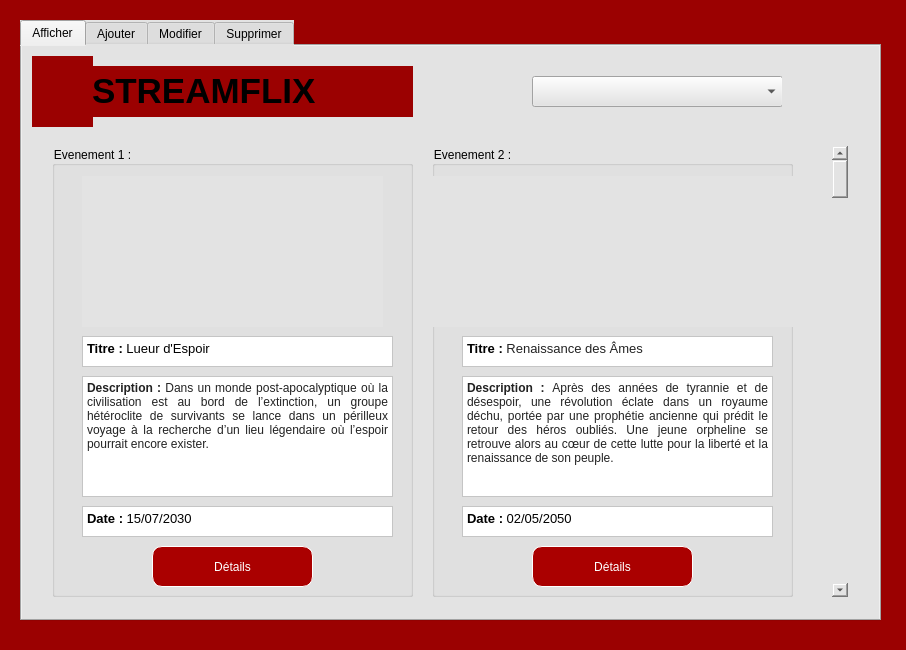
<?xml version="1.0" encoding="UTF-8"?>
<ui version="4.0">
 <class>Evenement</class>
 <widget class="QDialog" name="Evenement">
  <property name="geometry">
   <rect>
    <x>0</x>
    <y>0</y>
    <width>906</width>
    <height>650</height>
   </rect>
  </property>
  <property name="windowTitle">
   <string>Evenement</string>
  </property>
  <property name="styleSheet">
   <string notr="true">background-color: rgb(155, 1, 1);</string>
  </property>
  <widget class="QTabWidget" name="tabWidget">
   <property name="geometry">
    <rect>
     <x>20</x>
     <y>20</y>
     <width>861</width>
     <height>601</height>
    </rect>
   </property>
   <property name="styleSheet">
    <string notr="true">background-color: rgb(227, 227, 227);
font: 9pt &quot;Sitka&quot;;</string>
   </property>
   <property name="currentIndex">
    <number>0</number>
   </property>
   <widget class="QWidget" name="tab_5">
    <attribute name="title">
     <string>Afficher</string>
    </attribute>
    <widget class="QLabel" name="label_15">
     <property name="geometry">
      <rect>
       <x>-20</x>
       <y>-30</y>
       <width>901</width>
       <height>631</height>
      </rect>
     </property>
     <property name="styleSheet">
      <string notr="true">image: url(:/new/prefix1/BackRouge.png);</string>
     </property>
     <property name="text">
      <string/>
     </property>
    </widget>
    <widget class="QGroupBox" name="groupBox_6">
     <property name="geometry">
      <rect>
       <x>30</x>
       <y>100</y>
       <width>361</width>
       <height>451</height>
      </rect>
     </property>
     <property name="title">
      <string>Evenement 1 :</string>
     </property>
     <widget class="QTextEdit" name="textEdit_8">
      <property name="geometry">
       <rect>
        <x>30</x>
        <y>190</y>
        <width>311</width>
        <height>31</height>
       </rect>
      </property>
      <property name="styleSheet">
       <string notr="true">background-color: rgb(255, 255, 255);</string>
      </property>
      <property name="html">
       <string>&lt;!DOCTYPE HTML PUBLIC &quot;-//W3C//DTD HTML 4.0//EN&quot; &quot;http://www.w3.org/TR/REC-html40/strict.dtd&quot;&gt;
&lt;html&gt;&lt;head&gt;&lt;meta name=&quot;qrichtext&quot; content=&quot;1&quot; /&gt;&lt;style type=&quot;text/css&quot;&gt;
p, li { white-space: pre-wrap; }
&lt;/style&gt;&lt;/head&gt;&lt;body style=&quot; font-family:'Sitka'; font-size:9pt; font-weight:400; font-style:normal;&quot;&gt;
&lt;p align=&quot;justify&quot; style=&quot; margin-top:0px; margin-bottom:0px; margin-left:0px; margin-right:0px; -qt-block-indent:0; text-indent:0px;&quot;&gt;&lt;span style=&quot; font-family:'Imprint MT Shadow'; font-size:10pt; font-weight:600;&quot;&gt;Titre : &lt;/span&gt;&lt;span style=&quot; font-family:'Imprint MT Shadow'; font-size:10pt;&quot;&gt;Lueur d'Espoir &lt;/span&gt;&lt;/p&gt;&lt;/body&gt;&lt;/html&gt;</string>
      </property>
     </widget>
     <widget class="QPushButton" name="pushButton_16">
      <property name="geometry">
       <rect>
        <x>100</x>
        <y>400</y>
        <width>161</width>
        <height>41</height>
       </rect>
      </property>
      <property name="styleSheet">
       <string notr="true">background-color: rgb(170, 0, 0);
border :1px solid rgb(255, 255, 255);
border-radius :10px;
color: #FFF;
padding-left: 20px;
padding-right:20px;
</string>
      </property>
      <property name="text">
       <string>Détails</string>
      </property>
     </widget>
     <widget class="QTextEdit" name="textEdit_9">
      <property name="geometry">
       <rect>
        <x>30</x>
        <y>360</y>
        <width>311</width>
        <height>31</height>
       </rect>
      </property>
      <property name="styleSheet">
       <string notr="true">background-color: rgb(255, 255, 255);</string>
      </property>
      <property name="html">
       <string>&lt;!DOCTYPE HTML PUBLIC &quot;-//W3C//DTD HTML 4.0//EN&quot; &quot;http://www.w3.org/TR/REC-html40/strict.dtd&quot;&gt;
&lt;html&gt;&lt;head&gt;&lt;meta name=&quot;qrichtext&quot; content=&quot;1&quot; /&gt;&lt;style type=&quot;text/css&quot;&gt;
p, li { white-space: pre-wrap; }
&lt;/style&gt;&lt;/head&gt;&lt;body style=&quot; font-family:'Sitka'; font-size:9pt; font-weight:400; font-style:normal;&quot;&gt;
&lt;p style=&quot; margin-top:0px; margin-bottom:0px; margin-left:0px; margin-right:0px; -qt-block-indent:0; text-indent:0px;&quot;&gt;&lt;span style=&quot; font-family:'Imprint MT Shadow'; font-size:10pt; font-weight:600;&quot;&gt;Date : &lt;/span&gt;&lt;span style=&quot; font-family:'Imprint MT Shadow'; font-size:10pt;&quot;&gt;15/07/2030&lt;/span&gt;&lt;/p&gt;&lt;/body&gt;&lt;/html&gt;</string>
      </property>
     </widget>
     <widget class="QTextEdit" name="textEdit_4">
      <property name="geometry">
       <rect>
        <x>30</x>
        <y>230</y>
        <width>311</width>
        <height>121</height>
       </rect>
      </property>
      <property name="styleSheet">
       <string notr="true">background-color: rgb(255, 255, 255);
font: 10pt &quot;Sitka Small&quot;;</string>
      </property>
      <property name="html">
       <string>&lt;!DOCTYPE HTML PUBLIC &quot;-//W3C//DTD HTML 4.0//EN&quot; &quot;http://www.w3.org/TR/REC-html40/strict.dtd&quot;&gt;
&lt;html&gt;&lt;head&gt;&lt;meta name=&quot;qrichtext&quot; content=&quot;1&quot; /&gt;&lt;style type=&quot;text/css&quot;&gt;
p, li { white-space: pre-wrap; }
&lt;/style&gt;&lt;/head&gt;&lt;body style=&quot; font-family:'Sitka Small'; font-size:10pt; font-weight:400; font-style:normal;&quot;&gt;
&lt;p align=&quot;justify&quot; style=&quot; margin-top:0px; margin-bottom:0px; margin-left:0px; margin-right:0px; -qt-block-indent:0; text-indent:0px;&quot;&gt;&lt;span style=&quot; font-family:'Arial','Helvetica','sans-serif'; font-size:9pt; font-weight:600; color:#222222; background-color:#ffffff;&quot;&gt;Description : &lt;/span&gt;&lt;span style=&quot; font-family:'Arial','Helvetica','sans-serif'; font-size:9pt; color:#222222; background-color:#ffffff;&quot;&gt;Dans un monde post-apocalyptique où la civilisation est au bord de l’extinction, un groupe hétéroclite de survivants se lance dans un périlleux voyage à la recherche d’un lieu légendaire où l’espoir pourrait encore exister.&lt;/span&gt;&lt;/p&gt;&lt;/body&gt;&lt;/html&gt;</string>
      </property>
     </widget>
     <widget class="QLabel" name="label">
      <property name="geometry">
       <rect>
        <x>30</x>
        <y>30</y>
        <width>301</width>
        <height>151</height>
       </rect>
      </property>
      <property name="styleSheet">
       <string notr="true">image: url(:/new/prefix1/E1.png);</string>
      </property>
      <property name="text">
       <string/>
      </property>
     </widget>
    </widget>
    <widget class="QScrollBar" name="verticalScrollBar_3">
     <property name="geometry">
      <rect>
       <x>890</x>
       <y>90</y>
       <width>20</width>
       <height>441</height>
      </rect>
     </property>
     <property name="orientation">
      <enum>Qt::Vertical</enum>
     </property>
    </widget>
    <widget class="QScrollBar" name="verticalScrollBar_4">
     <property name="geometry">
      <rect>
       <x>810</x>
       <y>100</y>
       <width>16</width>
       <height>451</height>
      </rect>
     </property>
     <property name="orientation">
      <enum>Qt::Vertical</enum>
     </property>
    </widget>
    <widget class="QGroupBox" name="groupBox_7">
     <property name="geometry">
      <rect>
       <x>410</x>
       <y>100</y>
       <width>361</width>
       <height>451</height>
      </rect>
     </property>
     <property name="title">
      <string>Evenement 2 :</string>
     </property>
     <widget class="QPushButton" name="pushButton_19">
      <property name="geometry">
       <rect>
        <x>100</x>
        <y>400</y>
        <width>161</width>
        <height>41</height>
       </rect>
      </property>
      <property name="styleSheet">
       <string notr="true">background-color: rgb(170, 0, 0);
border :1px solid rgb(255, 255, 255);
border-radius :10px;
color: #FFF;
padding-left: 20px;
padding-right:20px;
</string>
      </property>
      <property name="text">
       <string>Détails</string>
      </property>
     </widget>
     <widget class="QTextEdit" name="textEdit_12">
      <property name="geometry">
       <rect>
        <x>30</x>
        <y>360</y>
        <width>311</width>
        <height>31</height>
       </rect>
      </property>
      <property name="styleSheet">
       <string notr="true">background-color: rgb(255, 255, 255);</string>
      </property>
      <property name="html">
       <string>&lt;!DOCTYPE HTML PUBLIC &quot;-//W3C//DTD HTML 4.0//EN&quot; &quot;http://www.w3.org/TR/REC-html40/strict.dtd&quot;&gt;
&lt;html&gt;&lt;head&gt;&lt;meta name=&quot;qrichtext&quot; content=&quot;1&quot; /&gt;&lt;style type=&quot;text/css&quot;&gt;
p, li { white-space: pre-wrap; }
&lt;/style&gt;&lt;/head&gt;&lt;body style=&quot; font-family:'Sitka'; font-size:9pt; font-weight:400; font-style:normal;&quot;&gt;
&lt;p style=&quot; margin-top:0px; margin-bottom:0px; margin-left:0px; margin-right:0px; -qt-block-indent:0; text-indent:0px;&quot;&gt;&lt;span style=&quot; font-family:'Imprint MT Shadow'; font-size:10pt; font-weight:600;&quot;&gt;Date :&lt;/span&gt;&lt;span style=&quot; font-family:'Imprint MT Shadow'; font-size:10pt;&quot;&gt; 02/05/2050&lt;/span&gt;&lt;/p&gt;&lt;/body&gt;&lt;/html&gt;</string>
      </property>
     </widget>
     <widget class="QTextEdit" name="textEdit_11">
      <property name="geometry">
       <rect>
        <x>30</x>
        <y>190</y>
        <width>311</width>
        <height>31</height>
       </rect>
      </property>
      <property name="styleSheet">
       <string notr="true">background-color: rgb(255, 255, 255);</string>
      </property>
      <property name="html">
       <string>&lt;!DOCTYPE HTML PUBLIC &quot;-//W3C//DTD HTML 4.0//EN&quot; &quot;http://www.w3.org/TR/REC-html40/strict.dtd&quot;&gt;
&lt;html&gt;&lt;head&gt;&lt;meta name=&quot;qrichtext&quot; content=&quot;1&quot; /&gt;&lt;style type=&quot;text/css&quot;&gt;
p, li { white-space: pre-wrap; }
&lt;/style&gt;&lt;/head&gt;&lt;body style=&quot; font-family:'Sitka'; font-size:9pt; font-weight:400; font-style:normal;&quot;&gt;
&lt;p align=&quot;justify&quot; style=&quot; margin-top:0px; margin-bottom:0px; margin-left:0px; margin-right:0px; -qt-block-indent:0; text-indent:0px;&quot;&gt;&lt;span style=&quot; font-family:'Imprint MT Shadow'; font-size:10pt; font-weight:600;&quot;&gt;Titre : &lt;/span&gt;&lt;span style=&quot; font-family:'Arial','Helvetica','sans-serif'; font-size:10pt; color:#222222; background-color:#ffffff;&quot;&gt;Renaissance des Âmes&lt;/span&gt;&lt;/p&gt;&lt;/body&gt;&lt;/html&gt;</string>
      </property>
     </widget>
     <widget class="QTextEdit" name="textEdit_2">
      <property name="geometry">
       <rect>
        <x>30</x>
        <y>230</y>
        <width>311</width>
        <height>121</height>
       </rect>
      </property>
      <property name="styleSheet">
       <string notr="true">background-color: rgb(255, 255, 255);
font: 10pt &quot;Sitka Small&quot;;</string>
      </property>
      <property name="html">
       <string>&lt;!DOCTYPE HTML PUBLIC &quot;-//W3C//DTD HTML 4.0//EN&quot; &quot;http://www.w3.org/TR/REC-html40/strict.dtd&quot;&gt;
&lt;html&gt;&lt;head&gt;&lt;meta name=&quot;qrichtext&quot; content=&quot;1&quot; /&gt;&lt;style type=&quot;text/css&quot;&gt;
p, li { white-space: pre-wrap; }
&lt;/style&gt;&lt;/head&gt;&lt;body style=&quot; font-family:'Sitka Small'; font-size:10pt; font-weight:400; font-style:normal;&quot;&gt;
&lt;p align=&quot;justify&quot; style=&quot; margin-top:0px; margin-bottom:0px; margin-left:0px; margin-right:0px; -qt-block-indent:0; text-indent:0px;&quot;&gt;&lt;span style=&quot; font-family:'Arial','Helvetica','sans-serif'; font-size:9pt; font-weight:600; color:#222222; background-color:#ffffff;&quot;&gt;Description : &lt;/span&gt;&lt;span style=&quot; font-family:'Arial','Helvetica','sans-serif'; font-size:9pt; color:#222222; background-color:#ffffff;&quot;&gt;Après des années de tyrannie et de désespoir, une révolution éclate dans un royaume déchu, portée par une prophétie ancienne qui prédit le retour des héros oubliés. Une jeune orpheline se retrouve alors au cœur de cette lutte pour la liberté et la renaissance de son peuple.&lt;/span&gt;&lt;/p&gt;&lt;/body&gt;&lt;/html&gt;</string>
      </property>
     </widget>
     <widget class="QLabel" name="label_4">
      <property name="geometry">
       <rect>
        <x>0</x>
        <y>30</y>
        <width>381</width>
        <height>151</height>
       </rect>
      </property>
      <property name="styleSheet">
       <string notr="true">image: url(:/new/prefix1/Event2.png);</string>
      </property>
      <property name="text">
       <string/>
      </property>
     </widget>
    </widget>
    <widget class="QComboBox" name="comboBox_3">
     <property name="geometry">
      <rect>
       <x>510</x>
       <y>30</y>
       <width>251</width>
       <height>31</height>
      </rect>
     </property>
    </widget>
    <widget class="QLabel" name="label_18">
     <property name="geometry">
      <rect>
       <x>760</x>
       <y>30</y>
       <width>41</width>
       <height>31</height>
      </rect>
     </property>
     <property name="styleSheet">
      <string notr="true">image: url(:/new/prefix1/Tri.png);</string>
     </property>
     <property name="text">
      <string/>
     </property>
    </widget>
    <widget class="QLabel" name="label_40">
     <property name="geometry">
      <rect>
       <x>10</x>
       <y>10</y>
       <width>61</width>
       <height>71</height>
      </rect>
     </property>
     <property name="styleSheet">
      <string notr="true">background-color: rgb(155, 1, 1);
image: url(:/new/prefix1/Logo.png);</string>
     </property>
     <property name="text">
      <string/>
     </property>
    </widget>
    <widget class="QLabel" name="label_44">
     <property name="geometry">
      <rect>
       <x>70</x>
       <y>20</y>
       <width>321</width>
       <height>51</height>
      </rect>
     </property>
     <property name="styleSheet">
      <string notr="true">background-color: rgb(155, 1, 1);</string>
     </property>
     <property name="text">
      <string>&lt;html&gt;&lt;head/&gt;&lt;body&gt;&lt;p&gt;&lt;span style=&quot; font-size:26pt; font-weight:600;&quot;&gt;STREAMFLIX&lt;/span&gt;&lt;/p&gt;&lt;/body&gt;&lt;/html&gt;</string>
     </property>
    </widget>
   </widget>
   <widget class="QWidget" name="tab_6">
    <attribute name="title">
     <string>Ajouter</string>
    </attribute>
    <widget class="QLabel" name="label_17">
     <property name="geometry">
      <rect>
       <x>-170</x>
       <y>0</y>
       <width>1201</width>
       <height>571</height>
      </rect>
     </property>
     <property name="styleSheet">
      <string notr="true">image: url(:/new/prefix1/Background.png);</string>
     </property>
     <property name="text">
      <string/>
     </property>
    </widget>
    <widget class="QLineEdit" name="lineEdit_9">
     <property name="geometry">
      <rect>
       <x>350</x>
       <y>140</y>
       <width>241</width>
       <height>20</height>
      </rect>
     </property>
     <property name="styleSheet">
      <string notr="true">background-color: rgb(255, 255, 255);</string>
     </property>
    </widget>
    <widget class="QLineEdit" name="lineEdit_10">
     <property name="geometry">
      <rect>
       <x>350</x>
       <y>220</y>
       <width>241</width>
       <height>20</height>
      </rect>
     </property>
     <property name="styleSheet">
      <string notr="true">background-color: rgb(255, 255, 255);</string>
     </property>
    </widget>
    <widget class="QLabel" name="label_19">
     <property name="geometry">
      <rect>
       <x>230</x>
       <y>140</y>
       <width>111</width>
       <height>16</height>
      </rect>
     </property>
     <property name="styleSheet">
      <string notr="true">background-color: rgb(227, 227, 227);</string>
     </property>
     <property name="text">
      <string>Id Evenement :</string>
     </property>
    </widget>
    <widget class="QLabel" name="label_20">
     <property name="geometry">
      <rect>
       <x>230</x>
       <y>180</y>
       <width>91</width>
       <height>21</height>
      </rect>
     </property>
     <property name="text">
      <string>Titre  :</string>
     </property>
    </widget>
    <widget class="QLabel" name="label_21">
     <property name="geometry">
      <rect>
       <x>230</x>
       <y>260</y>
       <width>47</width>
       <height>21</height>
      </rect>
     </property>
     <property name="text">
      <string>Date :</string>
     </property>
    </widget>
    <widget class="QLabel" name="label_22">
     <property name="geometry">
      <rect>
       <x>230</x>
       <y>290</y>
       <width>111</width>
       <height>41</height>
      </rect>
     </property>
     <property name="text">
      <string>Description :</string>
     </property>
    </widget>
    <widget class="QTextEdit" name="textEdit_3">
     <property name="geometry">
      <rect>
       <x>350</x>
       <y>300</y>
       <width>241</width>
       <height>71</height>
      </rect>
     </property>
     <property name="styleSheet">
      <string notr="true">background-color: rgb(255, 255, 255);</string>
     </property>
    </widget>
    <widget class="QPushButton" name="pushButton_12">
     <property name="geometry">
      <rect>
       <x>450</x>
       <y>410</y>
       <width>111</width>
       <height>31</height>
      </rect>
     </property>
     <property name="styleSheet">
      <string notr="true">background-color: rgb(170, 0, 0);
border :1px solid rgb(255, 255, 255);
border-radius :10px;
color: #FFF;
padding-left: 20px;
padding-right:20px;
</string>
     </property>
     <property name="text">
      <string>Quitter</string>
     </property>
    </widget>
    <widget class="QPushButton" name="pushButton_13">
     <property name="geometry">
      <rect>
       <x>320</x>
       <y>410</y>
       <width>111</width>
       <height>31</height>
      </rect>
     </property>
     <property name="styleSheet">
      <string notr="true">background-color: rgb(170, 0, 0);
border :1px solid rgb(255, 255, 255);
border-radius :10px;
color: #FFF;
padding-left: 20px;
padding-right:20px;
</string>
     </property>
     <property name="text">
      <string>Valider</string>
     </property>
    </widget>
    <widget class="QLabel" name="label_23">
     <property name="geometry">
      <rect>
       <x>230</x>
       <y>220</y>
       <width>101</width>
       <height>21</height>
      </rect>
     </property>
     <property name="text">
      <string>Catégorie :</string>
     </property>
    </widget>
    <widget class="QDateTimeEdit" name="dateTimeEdit_3">
     <property name="geometry">
      <rect>
       <x>350</x>
       <y>260</y>
       <width>241</width>
       <height>22</height>
      </rect>
     </property>
     <property name="styleSheet">
      <string notr="true">background-color: rgb(255, 255, 255);</string>
     </property>
    </widget>
    <widget class="QLineEdit" name="lineEdit_11">
     <property name="geometry">
      <rect>
       <x>350</x>
       <y>180</y>
       <width>241</width>
       <height>20</height>
      </rect>
     </property>
     <property name="styleSheet">
      <string notr="true">background-color: rgb(255, 255, 255);</string>
     </property>
    </widget>
   </widget>
   <widget class="QWidget" name="tab_7">
    <attribute name="title">
     <string>Modifier</string>
    </attribute>
    <widget class="QLabel" name="label_24">
     <property name="geometry">
      <rect>
       <x>-170</x>
       <y>0</y>
       <width>1201</width>
       <height>571</height>
      </rect>
     </property>
     <property name="styleSheet">
      <string notr="true">image: url(:/new/prefix1/Background.png);</string>
     </property>
     <property name="text">
      <string/>
     </property>
    </widget>
    <widget class="QPushButton" name="pushButton_17">
     <property name="geometry">
      <rect>
       <x>440</x>
       <y>410</y>
       <width>111</width>
       <height>31</height>
      </rect>
     </property>
     <property name="styleSheet">
      <string notr="true">background-color: rgb(170, 0, 0);
border :1px solid rgb(255, 255, 255);
border-radius :10px;
color: #FFF;
padding-left: 20px;
padding-right:20px;
</string>
     </property>
     <property name="text">
      <string>Quitter</string>
     </property>
    </widget>
    <widget class="QPushButton" name="pushButton_18">
     <property name="geometry">
      <rect>
       <x>310</x>
       <y>410</y>
       <width>111</width>
       <height>31</height>
      </rect>
     </property>
     <property name="styleSheet">
      <string notr="true">background-color: rgb(170, 0, 0);
border :1px solid rgb(255, 255, 255);
border-radius :10px;
color: #FFF;
padding-left: 20px;
padding-right:20px;
</string>
     </property>
     <property name="text">
      <string>Valider</string>
     </property>
    </widget>
    <widget class="QTextEdit" name="textEdit_10">
     <property name="geometry">
      <rect>
       <x>350</x>
       <y>300</y>
       <width>241</width>
       <height>71</height>
      </rect>
     </property>
     <property name="styleSheet">
      <string notr="true">background-color: rgb(255, 255, 255);</string>
     </property>
    </widget>
    <widget class="QLabel" name="label_25">
     <property name="geometry">
      <rect>
       <x>230</x>
       <y>260</y>
       <width>47</width>
       <height>21</height>
      </rect>
     </property>
     <property name="text">
      <string>Date :</string>
     </property>
    </widget>
    <widget class="QLineEdit" name="lineEdit_12">
     <property name="geometry">
      <rect>
       <x>350</x>
       <y>220</y>
       <width>241</width>
       <height>20</height>
      </rect>
     </property>
     <property name="styleSheet">
      <string notr="true">background-color: rgb(255, 255, 255);</string>
     </property>
    </widget>
    <widget class="QLineEdit" name="lineEdit_13">
     <property name="geometry">
      <rect>
       <x>350</x>
       <y>180</y>
       <width>241</width>
       <height>20</height>
      </rect>
     </property>
     <property name="styleSheet">
      <string notr="true">background-color: rgb(255, 255, 255);</string>
     </property>
    </widget>
    <widget class="QLabel" name="label_26">
     <property name="geometry">
      <rect>
       <x>230</x>
       <y>140</y>
       <width>111</width>
       <height>16</height>
      </rect>
     </property>
     <property name="styleSheet">
      <string notr="true">background-color: rgb(227, 227, 227);</string>
     </property>
     <property name="text">
      <string>Id Evenement :</string>
     </property>
    </widget>
    <widget class="QDateTimeEdit" name="dateTimeEdit_4">
     <property name="geometry">
      <rect>
       <x>350</x>
       <y>260</y>
       <width>241</width>
       <height>22</height>
      </rect>
     </property>
     <property name="styleSheet">
      <string notr="true">background-color: rgb(255, 255, 255);</string>
     </property>
    </widget>
    <widget class="QLabel" name="label_27">
     <property name="geometry">
      <rect>
       <x>230</x>
       <y>290</y>
       <width>111</width>
       <height>41</height>
      </rect>
     </property>
     <property name="text">
      <string>Description :</string>
     </property>
    </widget>
    <widget class="QLabel" name="label_28">
     <property name="geometry">
      <rect>
       <x>230</x>
       <y>220</y>
       <width>101</width>
       <height>21</height>
      </rect>
     </property>
     <property name="text">
      <string>Catégorie :</string>
     </property>
    </widget>
    <widget class="QLabel" name="label_29">
     <property name="geometry">
      <rect>
       <x>230</x>
       <y>180</y>
       <width>91</width>
       <height>21</height>
      </rect>
     </property>
     <property name="text">
      <string>Titre  :</string>
     </property>
    </widget>
    <widget class="QLineEdit" name="lineEdit_15">
     <property name="geometry">
      <rect>
       <x>350</x>
       <y>140</y>
       <width>241</width>
       <height>20</height>
      </rect>
     </property>
     <property name="styleSheet">
      <string notr="true">background-color: rgb(255, 255, 255);</string>
     </property>
    </widget>
   </widget>
   <widget class="QWidget" name="tab_8">
    <attribute name="title">
     <string>Supprimer</string>
    </attribute>
    <widget class="QLabel" name="label_42">
     <property name="geometry">
      <rect>
       <x>-170</x>
       <y>0</y>
       <width>1201</width>
       <height>571</height>
      </rect>
     </property>
     <property name="styleSheet">
      <string notr="true">image: url(:/new/prefix1/Background.png);</string>
     </property>
     <property name="text">
      <string/>
     </property>
    </widget>
    <widget class="QLabel" name="label_43">
     <property name="geometry">
      <rect>
       <x>250</x>
       <y>270</y>
       <width>121</width>
       <height>31</height>
      </rect>
     </property>
     <property name="styleSheet">
      <string notr="true">background-color: rgb(227, 227, 227);</string>
     </property>
     <property name="text">
      <string>Id Evenement :</string>
     </property>
    </widget>
    <widget class="QLineEdit" name="lineEdit_16">
     <property name="geometry">
      <rect>
       <x>390</x>
       <y>270</y>
       <width>161</width>
       <height>31</height>
      </rect>
     </property>
     <property name="styleSheet">
      <string notr="true">background-color: rgb(255, 255, 255);</string>
     </property>
    </widget>
    <widget class="QPushButton" name="pushButton_21">
     <property name="geometry">
      <rect>
       <x>320</x>
       <y>360</y>
       <width>201</width>
       <height>41</height>
      </rect>
     </property>
     <property name="styleSheet">
      <string notr="true">background-color: rgb(170, 0, 0);
border :1px solid rgb(255, 255, 255);
border-radius :10px;
color: #FFF;
padding-left: 20px;
padding-right:20px;
</string>
     </property>
     <property name="text">
      <string>Supprimer</string>
     </property>
    </widget>
    <widget class="QLabel" name="label_30">
     <property name="geometry">
      <rect>
       <x>550</x>
       <y>270</y>
       <width>41</width>
       <height>31</height>
      </rect>
     </property>
     <property name="styleSheet">
      <string notr="true">image: url(:/new/prefix1/Recherche.png);
background-color: rgb(255, 255, 255);</string>
     </property>
     <property name="text">
      <string/>
     </property>
    </widget>
    <widget class="QPushButton" name="pushButton_23">
     <property name="geometry">
      <rect>
       <x>400</x>
       <y>120</y>
       <width>101</width>
       <height>91</height>
      </rect>
     </property>
     <property name="styleSheet">
      <string notr="true">background-color: rgb(255, 255, 255);
border :1px solid rgb(255, 255, 255);
border-radius :10px;
color: #FFF;
padding-left: 20px;
padding-right:20px;
</string>
     </property>
     <property name="text">
      <string/>
     </property>
    </widget>
    <widget class="QLabel" name="label_3">
     <property name="geometry">
      <rect>
       <x>410</x>
       <y>120</y>
       <width>81</width>
       <height>91</height>
      </rect>
     </property>
     <property name="styleSheet">
      <string notr="true">image: url(:/new/prefix1/CALENDRIER .png);
background-color: rgb(255, 255, 255);</string>
     </property>
     <property name="text">
      <string/>
     </property>
    </widget>
    <widget class="QPushButton" name="pushButton_24">
     <property name="geometry">
      <rect>
       <x>520</x>
       <y>120</y>
       <width>101</width>
       <height>91</height>
      </rect>
     </property>
     <property name="styleSheet">
      <string notr="true">background-color: rgb(255, 255, 255);
border :1px solid rgb(255, 255, 255);
border-radius :10px;
color: #FFF;
padding-left: 20px;
padding-right:20px;
</string>
     </property>
     <property name="text">
      <string/>
     </property>
    </widget>
    <widget class="QLabel" name="label_16">
     <property name="geometry">
      <rect>
       <x>530</x>
       <y>130</y>
       <width>81</width>
       <height>71</height>
      </rect>
     </property>
     <property name="styleSheet">
      <string notr="true">image: url(:/new/prefix1/Statistiques.png);
background-color: rgb(255, 255, 255);</string>
     </property>
     <property name="text">
      <string/>
     </property>
    </widget>
    <widget class="QPushButton" name="pushButton_25">
     <property name="geometry">
      <rect>
       <x>640</x>
       <y>120</y>
       <width>101</width>
       <height>91</height>
      </rect>
     </property>
     <property name="styleSheet">
      <string notr="true">background-color: rgb(255, 255, 255);
border :1px solid rgb(255, 255, 255);
border-radius :10px;
color: #FFF;
padding-left: 20px;
padding-right:20px;
</string>
     </property>
     <property name="text">
      <string/>
     </property>
    </widget>
    <widget class="QLabel" name="label_12">
     <property name="geometry">
      <rect>
       <x>650</x>
       <y>120</y>
       <width>81</width>
       <height>81</height>
      </rect>
     </property>
     <property name="styleSheet">
      <string notr="true">image: url(:/new/prefix1/PDF.png);
background-color: rgb(255, 255, 255);</string>
     </property>
     <property name="text">
      <string/>
     </property>
    </widget>
    <widget class="QPushButton" name="pushButton_26">
     <property name="geometry">
      <rect>
       <x>270</x>
       <y>120</y>
       <width>101</width>
       <height>91</height>
      </rect>
     </property>
     <property name="styleSheet">
      <string notr="true">background-color: rgb(255, 255, 255);
border :1px solid rgb(255, 255, 255);
border-radius :10px;
color: #FFF;
padding-left: 20px;
padding-right:20px;
</string>
     </property>
     <property name="text">
      <string/>
     </property>
    </widget>
    <widget class="QLabel" name="label_31">
     <property name="geometry">
      <rect>
       <x>280</x>
       <y>130</y>
       <width>81</width>
       <height>71</height>
      </rect>
     </property>
     <property name="styleSheet">
      <string notr="true">image: url(:/new/prefix1/EMAIL.png);
background-color: rgb(255, 255, 255);</string>
     </property>
     <property name="text">
      <string/>
     </property>
    </widget>
   </widget>
  </widget>
 </widget>
 <resources/>
 <connections/>
</ui>
